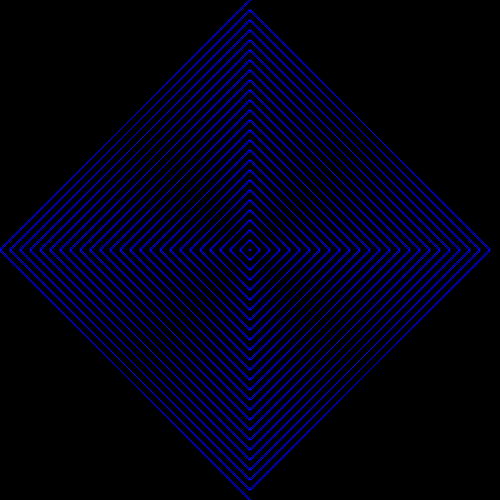
Frame 1 (no input)
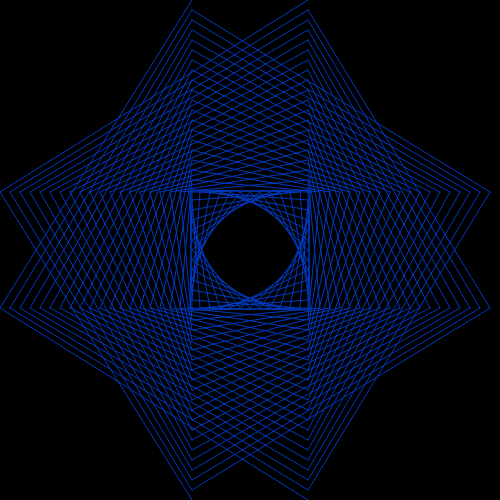
Frame 60 (no input)
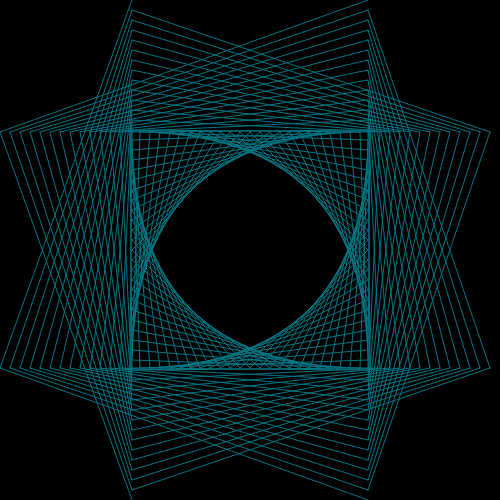
Frame 120 (the mouse pressed at the canvas centre since frame 60)

The p5.js sketch that drew these frames (run headless with seeded random() and noise() and a simulated clock; from frame 60 on, the mouse is pressed at the canvas centre):

// p5.js sketch
// ── sketch.js
// https://editor.p5js.org/jht9629-nyu/sketches/NPokgCe5N
// matt-parker-07_03-string
// https://github.com/madparker/-p5t/blob/main/%23p5t/ArtSketch/07_03_2020/string/string.pde
// #p5t/ArtSketch/07_03_2020/string/string.pde

let a = 0,
  x = 0,
  c = 250;

function setup() {
  createCanvas(500, 500);
  a--;
}

function draw() {
  background(0); // clear()
  x += a;
  stroke(0, x, c - x);

  for (let i = 0; i < 500; i += 10) {
    line(c - x, i, i, c + x);
    line(i, c - x, c + x, i);
    line(i, c + x, c + x, 500 - i);
    line(i, c - x, c - x, 500 - i);
  }

  if (x > c || x < 0) {
    a *= -1;
  }
}

// ---- Original Processing source: #p5t/ArtSketch/07_03_2020/string/string.pde
/*
int a,x,c=250;

void setup(){
  size(500,500);
  a--;
}

void draw(){
  clear();x+=a;
  stroke (0,x,c-x);
  
  for(int i=0;i<500;i+=10){
    line(c-x,i,i,c+x);
    line(i,c-x, c+x,i);
    line(i,c+x,c+x,500-i);
    line(i,c-x,c-x,500-i);
  }
    
  if(x>c||x<0){
    a*=-1;
  }
}
*/
